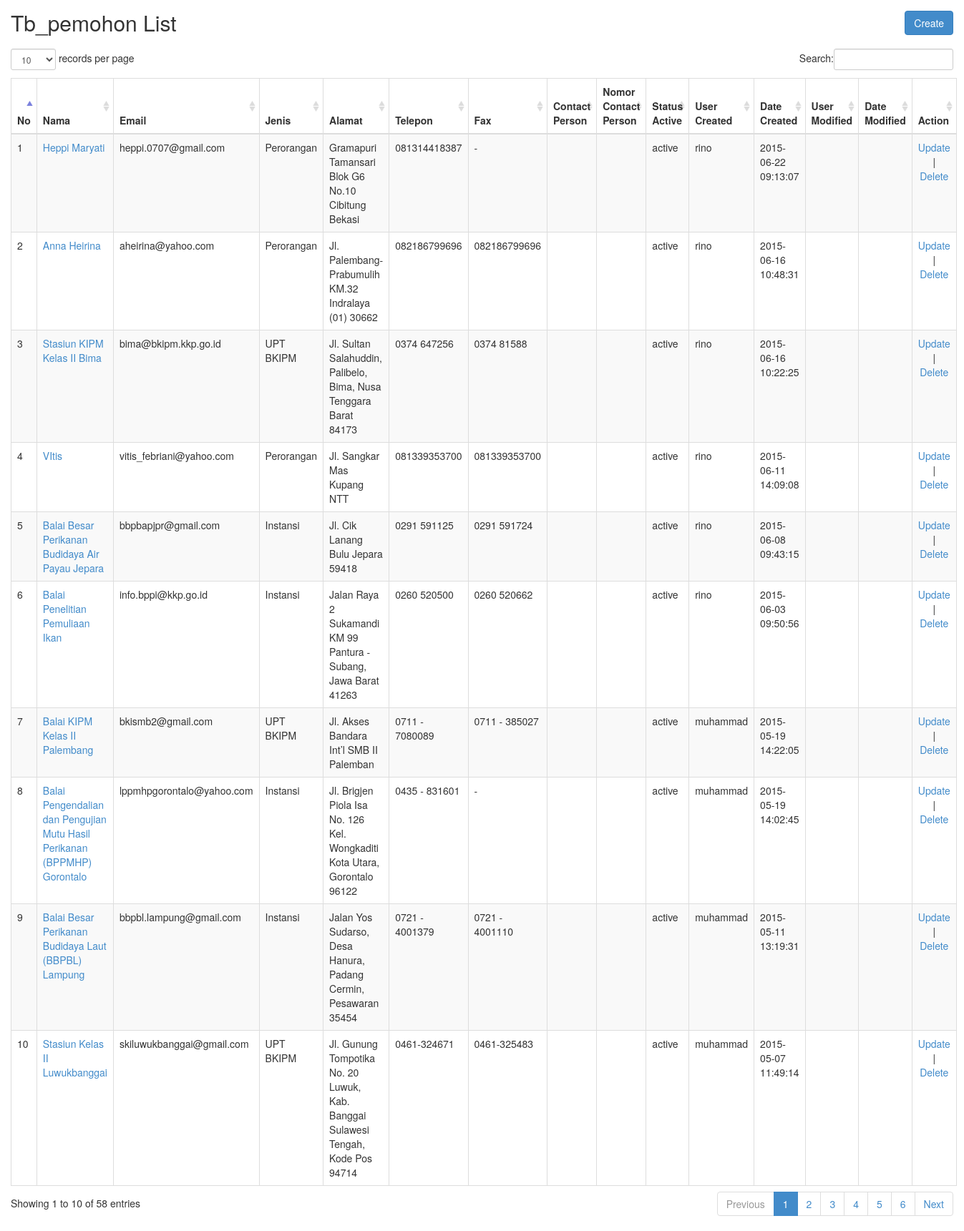
/index.php/tb_pemohon, run on the app's committed database.
### tables this page shows
CREATE TABLE `tb_pemohon` (
  `id` int(11) NOT NULL AUTO_INCREMENT,
  `email` varchar(100) DEFAULT NULL,
  `nama` varchar(100) DEFAULT NULL,
  `jenis` varchar(255) DEFAULT NULL,
  `alamat` text,
  `telepon` varchar(255) DEFAULT NULL,
  `fax` varchar(255) DEFAULT NULL,
  `contact_person` varchar(100) NOT NULL,
  `nomor_contact_person` varchar(200) NOT NULL,
  `status_active` varchar(10) DEFAULT NULL,
  `user_created` varchar(20) DEFAULT NULL,
  `date_created` datetime DEFAULT NULL,
  `user_modified` varchar(20) DEFAULT NULL,
  `date_modified` datetime DEFAULT NULL,
  PRIMARY KEY (`id`)
);

### application/controllers/Tb_pemohon.php (called while the page is built, shortened)
<?php
class Tb_pemohon extends CI_Controller
{
    function __construct()
    {
        $this->load->model('Tb_pemohon_model');
        $this->load->library('form_validation');
    }
    public function index()
    {
        $tb_pemohon = $this->Tb_pemohon_model->get_all();
        $data = array(
            'tb_pemohon_data' => $tb_pemohon
        );
        $this->load->view('tb_pemohon/tb_pemohon_list', $data);
    }
}

### index.php (called while the page is built, shortened)
<?php
require_once BASEPATH.'core/CodeIgniter.php';

### application/models/Tb_pemohon_model.php (called while the page is built, shortened)
<?php
class Tb_pemohon_model extends CI_Model
{
    public $table = 'tb_pemohon';
    public $id = 'id';
    public $order = 'DESC';
    function get_all()
    {
        $this->db->order_by($this->id, $this->order);
        return $this->db->get($this->table)->result();
    }
}

### application/views/tb_pemohon/tb_pemohon_list.php (the view, shortened to what this page needs)
<!doctype html>
<html>
    <head>
        <link rel="stylesheet" href="<?php echo base_url('assets/bootstrap/css/bootstrap.min.css') ?>"/>
        <link rel="stylesheet" href="<?php echo base_url('assets/datatables/dataTables.bootstrap.css') ?>"/>
    </head>
    <body>
        <div class="row" style="margin-bottom: 10px">
            <div class="col-md-4">
                <h2 style="margin-top:0px">Tb_pemohon List</h2>
            </div>
            <div class="col-md-4 text-center">
            </div>
            <div class="col-md-4 text-right">
                <?php echo anchor(site_url('tb_pemohon/create'), 'Create', 'class="btn btn-primary"'); ?>
	    </div>
        </div>
        <table class="table table-bordered table-striped" id="mytable">
            <thead>
                <tr>
                    <th width="80px">No</th>
            <th>Nama</th>
		    <th>Email</th>
		    <th>Jenis</th>
		    <th>Alamat</th>
		    <th>Telepon</th>
		    <th>Fax</th>
		    <th>Contact Person</th>
		    <th>Nomor Contact Person</th>
		    <th>Status Active</th>
		    <th>User Created</th>
		    <th>Date Created</th>
		    <th>User Modified</th>
		    <th>Date Modified</th>
		    <th>Action</th>
                </tr>
            </thead>
	    <tbody>
            <?php
            $start = 0;
            foreach ($tb_pemohon_data as $tb_pemohon)
            {
                ?>
                <tr>
		    <td><?php echo ++$start ?></td>
            <td><?php echo anchor(site_url('tb_pemohon/read/'.$tb_pemohon->id), $tb_pemohon->nama) ?></td>
		    <td><?php echo $tb_pemohon->email ?></td>
		    <td><?php echo $tb_pemohon->jenis ?></td>
		    <td><?php echo $tb_pemohon->alamat ?></td>
		    <td><?php echo $tb_pemohon->telepon ?></td>
		    <td><?php echo $tb_pemohon->fax ?></td>
		    <td><?php echo $tb_pemohon->contact_person ?></td>
		    <td><?php echo $tb_pemohon->nomor_contact_person ?></td>
		    <td><?php echo $tb_pemohon->status_active ?></td>
		    <td><?php echo $tb_pemohon->user_created ?></td>
		    <td><?php echo $tb_pemohon->date_created ?></td>
		    <td><?php echo $tb_pemohon->user_modified ?></td>
		    <td><?php echo $tb_pemohon->date_modified ?></td>
		    <td style="text-align:center" width="200px">
			<?php
			echo anchor(site_url('tb_pemohon/update/'.$tb_pemohon->id),'Update');
			echo ' | ';
			echo anchor(site_url('tb_pemohon/delete/'.$tb_pemohon->id),'Delete','onclick="javasciprt: return confirm(\'Are You Sure ?\')"');
			?>
		    </td>
	        </tr>
                <?php
            }
            ?>
            </tbody>
        </table>
    </body>
</html>

### application/views/tb_pemohon/tb_pemohon_list.php (style rules this page uses)
body { padding: 15px; }

### data on the page
tb_pemohon: id+nama "Heppi Maryati", email "heppi.0707@gmail.com", jenis "Perorangan", alamat "Gramapuri Tamansari Blok G6 No.10 Cibitung Bekasi", telepon "081314418387", fax "-", status_active "active", user_created "rino", date_created "2015-06-22 09:13:07", id "Update", id "Delete"
tb_pemohon: id+nama "Anna Heirina", email "aheirina@yahoo.com", jenis "Perorangan", alamat "Jl. Palembang- Prabumulih KM.32 Indralaya (01) 30662", telepon "082186799696", fax "082186799696", status_active "active", user_created "rino", date_created "2015-06-16 10:48:31", id "Update", id "Delete"
tb_pemohon: id+nama "Stasiun KIPM Kelas II Bima", email "bima@bkipm.kkp.go.id", jenis "UPT BKIPM", alamat "Jl. Sultan Salahuddin, Palibelo, Bima, Nusa Tenggara Barat 84173", telepon "0374 647256", fax "0374 81588", status_active "active", user_created "rino", date_created "2015-06-16 10:22:25", id "Update", id "Delete"
tb_pemohon: id+nama "VItis", email "vitis_febriani@yahoo.com", jenis "Perorangan", alamat "Jl. Sangkar Mas Kupang NTT", telepon "081339353700", fax "081339353700", status_active "active", user_created "rino", date_created "2015-06-11 14:09:08", id "Update", id "Delete"
tb_pemohon: id+nama "Balai Besar Perikanan Budidaya Air Payau Jepara", email "bbpbapjpr@gmail.com", jenis "Instansi", alamat "Jl. Cik Lanang Bulu Jepara 59418", telepon "0291 591125", fax "0291 591724", status_active "active", user_created "rino", date_created "2015-06-08 09:43:15", id "Update", id "Delete"
tb_pemohon: id+nama "Balai Penelitian Pemuliaan Ikan", email "info.bppi@kkp.go.id", jenis "Instansi", alamat "Jalan Raya 2 Sukamandi KM 99 Pantura - Subang, Jawa Barat 41263", telepon "0260 520500", fax "0260 520662", status_active "active", user_created "rino", date_created "2015-06-03 09:50:56", id "Update", id "Delete"
tb_pemohon: id+nama "Balai KIPM Kelas II Palembang", email "bkismb2@gmail.com", jenis "UPT BKIPM", alamat "Jl. Akses Bandara Int’l SMB II Palemban", telepon "0711 - 7080089", fax "0711 - 385027", status_active "active", user_created "muhammad", date_created "2015-05-19 14:22:05", id "Update", id "Delete"
tb_pemohon: id+nama "Balai Pengendalian dan Pengujian Mutu Hasil Perikanan (BPPMHP) Gorontalo", email "lppmhpgorontalo@yahoo.com", jenis "Instansi", alamat "Jl. Brigjen Piola Isa No. 126 Kel. Wongkaditi Kota Utara, Gorontalo 96122", telepon "0435 - 831601", fax "-", status_active "active", user_created "muhammad", date_created "2015-05-19 14:02:45", id "Update", id "Delete"
tb_pemohon: id+nama "Balai Besar Perikanan Budidaya Laut (BBPBL) Lampung", email "bbpbl.lampung@gmail.com", jenis "Instansi", alamat "Jalan Yos Sudarso, Desa Hanura, Padang Cermin, Pesawaran 35454", telepon "0721 - 4001379", fax "0721 - 4001110", status_active "active", user_created "muhammad", date_created "2015-05-11 13:19:31", id "Update", id "Delete"
tb_pemohon: id+nama "Stasiun Kelas II Luwukbanggai", email "skiluwukbanggai@gmail.com", jenis "UPT BKIPM", alamat "Jl. Gunung Tompotika No. 20 Luwuk, Kab. Banggai Sulawesi Tengah, Kode Pos 94714", telepon "0461-324671", fax "0461-325483", status_active "active", user_created "muhammad", date_created "2015-05-07 11:49:14", id "Update", id "Delete"
